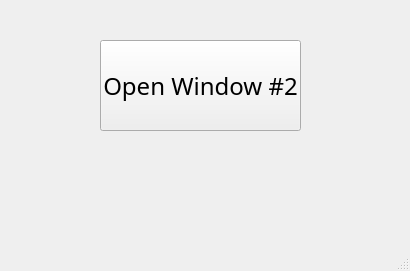
<?xml version="1.0" encoding="UTF-8"?>
<ui version="4.0">
 <class>MainWindow</class>
 <widget class="QMainWindow" name="MainWindow">
  <property name="geometry">
   <rect>
    <x>0</x>
    <y>0</y>
    <width>410</width>
    <height>271</height>
   </rect>
  </property>
  <property name="windowTitle">
   <string>MainWindow</string>
  </property>
  <widget class="QWidget" name="centralwidget">
   <widget class="QPushButton" name="pushButton">
    <property name="geometry">
     <rect>
      <x>100</x>
      <y>40</y>
      <width>201</width>
      <height>91</height>
     </rect>
    </property>
    <property name="font">
     <font>
      <family>Papyrus</family>
      <pointsize>18</pointsize>
     </font>
    </property>
    <property name="text">
     <string>Open Window #2</string>
    </property>
   </widget>
  </widget>
  <widget class="QMenuBar" name="menubar">
   <property name="geometry">
    <rect>
     <x>0</x>
     <y>0</y>
     <width>410</width>
     <height>37</height>
    </rect>
   </property>
  </widget>
  <widget class="QStatusBar" name="statusbar"/>
 </widget>
 <resources/>
 <connections/>
</ui>
